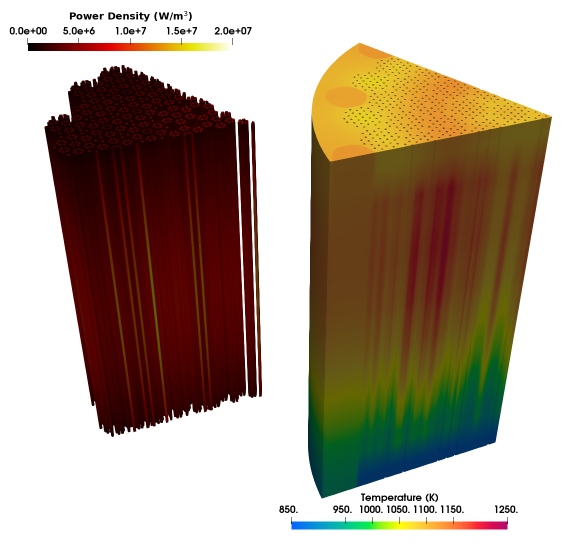
#> input picture doc/content/media/gcmr/FCMP/gcmr_ss.png, 1129 x 1093 px (shown at 1/2 size)
$ python coupling_domains.py gcmr_ss.png coupling_domains.png
#> lines starting #> are read from the running program, lines starting #| are printed output that depends on the picture
"""Compose a showcase figure for the GCMR core + BOP model:
3-D BISON temperature wedge (left) coupled to a redrawn THM Brayton-cycle plant (right).

Usage: python coupling_domains.py gcmr_ss.png coupling_domains.png
The wedge and colorbar are cropped from gcmr_ss.png (ParaView render of the baseline steady state).
"""
import sys
import numpy as np
import matplotlib
matplotlib.use("Agg")
import matplotlib.pyplot as plt
from matplotlib.patches import FancyBboxPatch, Polygon, FancyArrowPatch
from matplotlib.colors import ListedColormap, Normalize
from PIL import Image

src_path, out_path = sys.argv[1], sys.argv[2]
src = Image.open(src_path).convert("RGB")

# Wedge crop and the exact ParaView colormap sampled from the rendered colorbar
wedge = np.array(src.crop((600, 80, 1110, 960)))
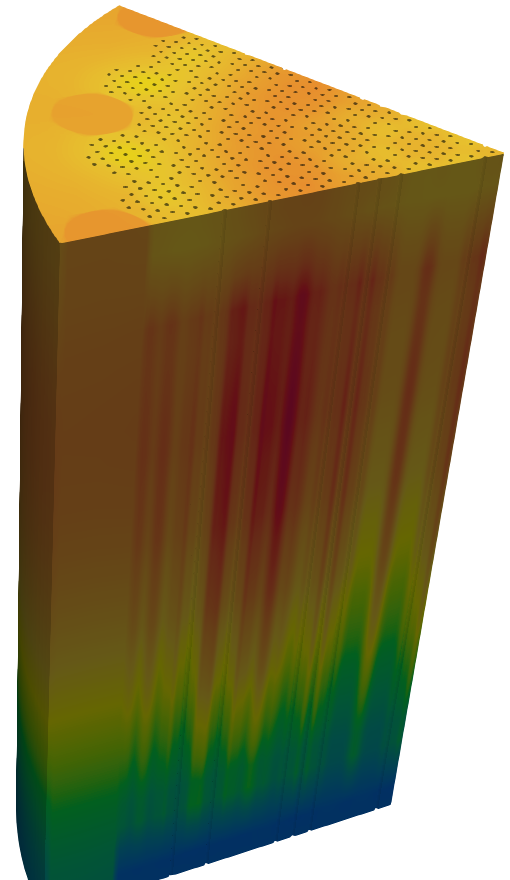
#> wedge: shape (880, 510, 3); mean R, G, B 143, 129, 85.9
bar = np.array(src.crop((550, 980, 1050, 1065)))[70]
#> bar = 500 rows, first 8: [255, 255, 255], [255, 255, 255], [255, 255, 255], [255, 255, 255], [255, 255, 255], [255, 255, 255], [255, 255, 255], [255, 255, 255]
nonwhite = np.where(bar.sum(axis=1) < 740)[0]
#> nonwhite = 432 values from 33 to 464
cmap = ListedColormap(bar[nonwhite[0] + 1:nonwhite[-1]] / 255.0)
norm = Normalize(850, 1250)

INK, MUTED, EDGE = "#1f2a36", "#5b6773", "#34495e"
HE, AIR = "#b83227", "#1f6fa8"
COMP = "#e9edf1"
AIR_COLD, AIR_WARM, AIR_HOT = "#8dbfe6", "#e8a556", "#d0583a"

fig = plt.figure(figsize=(16, 9), dpi=150, facecolor="white")

# ---------------- left: 3-D core wedge ----------------
ax_w = fig.add_axes([0.025, 0.12, 0.25, 0.73])
ax_w.imshow(wedge)
ax_w.axis("off")

ax_cb = fig.add_axes([0.045, 0.085, 0.21, 0.018])
cb = fig.colorbar(plt.cm.ScalarMappable(norm=norm, cmap=cmap), cax=ax_cb, orientation="horizontal")
cb.set_ticks([850, 950, 1050, 1150, 1250])
cb.outline.set_visible(False)
cb.ax.tick_params(labelsize=11, colors=INK, length=0, pad=4)
cb.set_label("Temperature (K)", fontsize=12, color=INK, labelpad=6)

TITLE_Y, SUB_Y = 0.935, 0.898
fig.text(0.15, TITLE_Y, "3-D core", ha="center", fontsize=21, weight="bold", color=INK)
fig.text(0.15, SUB_Y, "Griffin neutronics + BISON heat conduction", ha="center",
         fontsize=12.5, color=MUTED)
fig.text(0.665, TITLE_Y, "Balance of plant", ha="center", fontsize=21, weight="bold", color=INK)
fig.text(0.665, SUB_Y, "SAM + THM", ha="center", fontsize=12.5, color=MUTED)

# ---------------- right: plant schematic ----------------
ax = fig.add_axes([0.335, 0.03, 0.66, 0.86])
ax.set_xlim(0, 100)
ax.set_ylim(0, 60)
ax.set_aspect("equal")
ax.axis("off")

ax.add_patch(FancyBboxPatch((2, 2), 50, 54, boxstyle="round,pad=0,rounding_size=2.5",
                            fc="#fbefed", ec="none", zorder=0))
ax.add_patch(FancyBboxPatch((54, 2), 44, 54, boxstyle="round,pad=0,rounding_size=2.5",
                            fc="#ebf3fa", ec="none", zorder=0))
ax.text(5, 53, "Primary loop · helium", fontsize=15, weight="bold", color=HE, va="top")
ax.text(57, 53, "Secondary loop · air Brayton", fontsize=15, weight="bold", color=AIR, va="top")


def pipe(pts, color, lw=6.5, z=1):
    pts = np.array(pts)
    ax.plot(pts[:, 0], pts[:, 1], color=color, lw=lw, solid_capstyle="butt",
            solid_joinstyle="round", zorder=z)


def arrow(p0, p1):
    ax.add_patch(FancyArrowPatch(p0, p1, arrowstyle="-|>", mutation_scale=16, color=EDGE,
                                 lw=0, zorder=5))


def box(x, y, w, h, label, fc=COMP, fs=12, sub=None):
    ax.add_patch(FancyBboxPatch((x, y), w, h, boxstyle="round,pad=0,rounding_size=0.8",
                                fc=fc, ec=EDGE, lw=1.4, zorder=3))
    ax.text(x + w / 2, y + h / 2 + (1.0 if sub else 0), label, ha="center", va="center",
            fontsize=fs, color=INK, weight="bold", zorder=4)
    if sub:
        ax.text(x + w / 2, y + h / 2 - 1.4, sub, ha="center", va="center", fontsize=10,
                color=MUTED, zorder=4)


def tag(x, y, text, color):
    ax.text(x, y, text, fontsize=11.5, color="white", weight="bold", ha="center", va="center",
            zorder=6, bbox=dict(boxstyle="round,pad=0.35", fc=color, ec="none"))


# ---- primary loop ----
T_in, T_out = 797.0, 1050.0  # used only to colour the pipes/core (no numeric labels)
c_hot, c_cold = cmap(norm(T_out)), cmap(norm(T_in))
#> c_hot = (1, 0.996, 0.0196, 1); c_cold = (0.0196, 0.38, 1, 1)
core = (8, 12, 9, 28)

pipe([(12.5, 38), (12.5, 46), (32, 46), (32, 34.5), (40, 34.5)], c_hot)
pipe([(40, 31.5), (35, 31.5), (35, 12)], c_cold)
pipe([(32, 10.5), (12.5, 10.5), (12.5, 14)], c_cold)
arrow((19, 46), (24, 46))
arrow((35, 25), (35, 20))
arrow((25, 10.5), (20, 10.5))

grad = np.linspace(T_in, T_out, 256)[:, None]
ax.imshow(grad, extent=(core[0], core[0] + core[2], core[1], core[1] + core[3]),
          origin="lower", cmap=cmap, norm=norm, zorder=2, aspect="auto")
ax.add_patch(FancyBboxPatch(core[:2], core[2], core[3], boxstyle="round,pad=0,rounding_size=0.5",
                            fc="none", ec=EDGE, lw=1.6, zorder=3))
for xc in np.linspace(core[0] + 1.8, core[0] + core[2] - 1.8, 5):
    ax.plot([xc, xc], [core[1] + 1, core[1] + core[3] - 1], color="white", lw=0.9, alpha=0.6,
            zorder=3)
ax.text(core[0] + core[2] / 2, core[1] + core[3] / 2, "Core", rotation=90, ha="center",
        va="center", fontsize=15, weight="bold", color="white", zorder=4)

ax.add_patch(Polygon([(30, 7), (39, 8.5), (39, 12.5), (30, 14)], closed=True, fc=COMP, ec=EDGE,
                     lw=1.4, zorder=3))
ax.text(34.3, 10.5, "Pump", ha="center", va="center", fontsize=11.5, weight="bold", color=INK,
        zorder=4)
ax.plot([39, 42], [10.5, 10.5], color=EDGE, lw=3, zorder=2)
box(42, 7.8, 8, 5.4, "Motor", fs=11.5)

# ---- heat exchanger spanning both loops ----
box(38, 30, 22, 7, "Heat exchanger", fc="white", fs=12.5)

# ---- secondary loop: generator | turbine | compressor | motor on one shaft ----
SH = 40          # shaft height
TX, CX = 75, 84.5  # turbine / compressor centerlines
ax.plot([65, 93], [SH, SH], color=EDGE, lw=3.5, zorder=2)
turb = Polygon([(TX - 1.5, 45.5), (TX + 1.5, 45.5), (TX + 3.5, 34.5), (TX - 3.5, 34.5)],
               closed=True, fc=COMP, ec=EDGE, lw=1.4, zorder=3)
comp = Polygon([(CX - 3.5, 45.5), (CX + 3.5, 45.5), (CX + 1.5, 34.5), (CX - 1.5, 34.5)],
               closed=True, fc=COMP, ec=EDGE, lw=1.4, zorder=3)
ax.add_patch(turb)
ax.add_patch(comp)
box(61, 37.0, 8.6, 6.0, "Generator", fs=10.5)
box(89.5, 37.0, 8, 6.0, "Motor", fs=11)
ax.text(TX, SH - 0.3, "Turbine", rotation=90, ha="center", va="center", fontsize=11.5,
        weight="bold", color=INK, zorder=4)
ax.text(CX, SH - 0.3, "Compressor", rotation=90, ha="center", va="center", fontsize=11.5,
        weight="bold", color=INK, zorder=4)

box(62, 8, 24, 7, "Recuperator", fc="white", fs=12.5)

# All pipe ends run underneath the components (components are drawn on top).
# HX (hot air) -> turbine inlet
pipe([(57, 35), (57, 49), (TX, 49), (TX, 42)], AIR_HOT)
arrow((59.5, 49), (63, 49))
# turbine exhaust -> recuperator hot side
pipe([(TX - 2, 37), (TX - 2, 12)], AIR_WARM)
arrow((TX - 2, 26), (TX - 2, 21))
# ambient air -> compressor
pipe([(97, 49), (CX, 49), (CX, 42)], AIR_COLD)
arrow((93, 49), (89, 49))
ax.text(95.5, 51, "Air in", fontsize=11.5, color=AIR, weight="bold", ha="center")
# compressor -> recuperator cold side
pipe([(CX, 37), (CX, 12)], AIR_COLD)
arrow((CX, 26), (CX, 21))
# recuperator (preheated) -> HX
pipe([(64, 11.5), (57, 11.5), (57, 32)], AIR_WARM)
arrow((57, 18), (57, 23))
# recuperator -> exhaust stack
pipe([(84, 11.5), (92, 11.5), (92, 22)], AIR_COLD)
ax.add_patch(Polygon([(90.4, 22), (93.6, 22), (92, 24.6)], closed=True, fc=AIR_COLD, ec="none",
                     zorder=5))
arrow((92, 15), (92, 19))
ax.text(92, 25.6, "Exhaust", fontsize=11.5, color=AIR, weight="bold", ha="center")

# ---------------- coupling between the 3-D core and the loop ----------------
fig.patches.append(FancyArrowPatch((0.282, 0.52), (0.378, 0.52), transform=fig.transFigure,
                                   arrowstyle="-|>", mutation_scale=20, color=INK, lw=2))
fig.patches.append(FancyArrowPatch((0.378, 0.43), (0.282, 0.43), transform=fig.transFigure,
                                   arrowstyle="-|>", mutation_scale=20, color=INK, lw=2))
fig.text(0.330, 0.540, "channel heat\nsource", ha="center", va="bottom", fontsize=10.5,
         color=INK, linespacing=1.15)
fig.text(0.330, 0.410, "inlet T, v\noutlet P", ha="center", va="top", fontsize=10.5,
         color=INK, linespacing=1.15)

fig.savefig(out_path, dpi=150, facecolor="white")
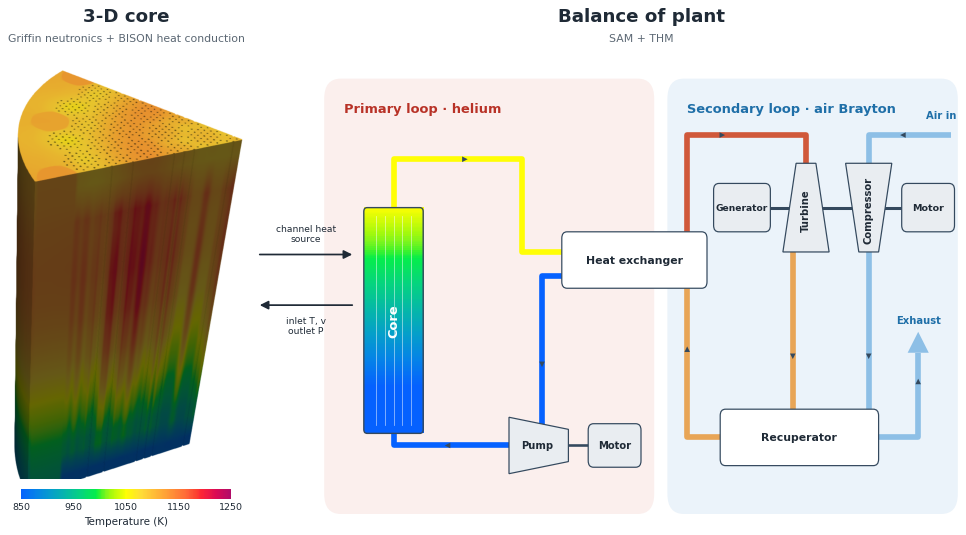
#> figure drawn by matplotlib, 3 panels
print("wrote", out_path)

$ run again, with doc/content/media/gcmr/FCMP/Blocks_for_PID_control.png copied over doc/content/media/gcmr/FCMP/gcmr_ss.png
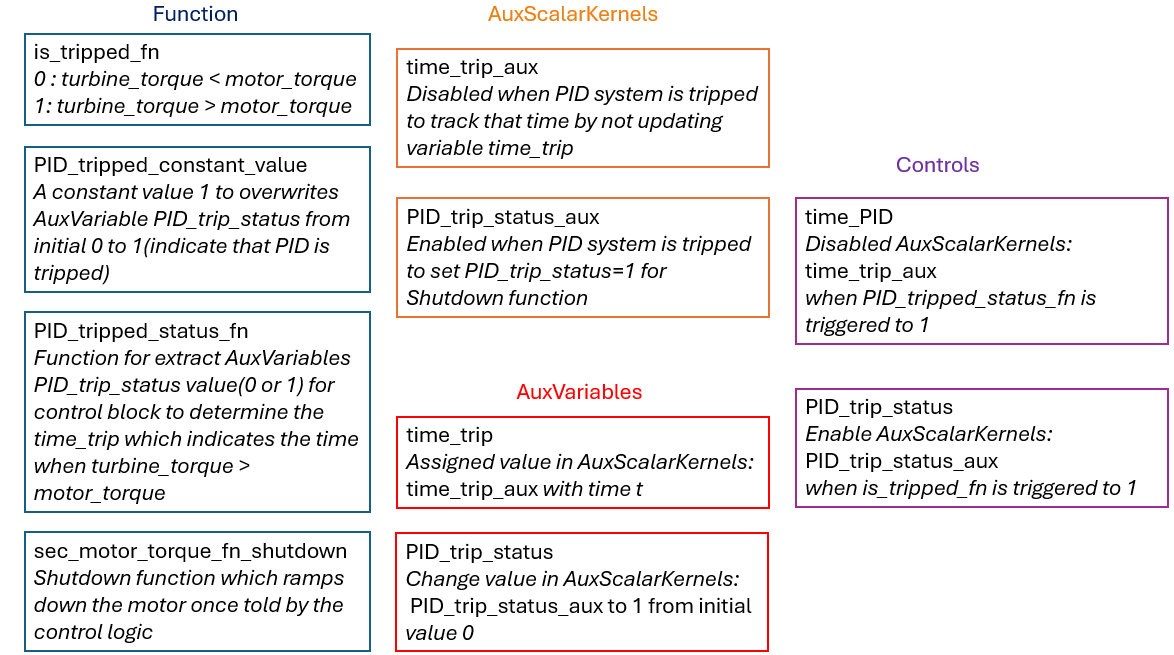
#> input picture doc/content/media/gcmr/FCMP/Blocks_for_PID_control.png, 1174 x 655 px
#> `wedge = np.array(src.crop((600, 80, 1110, 960)))`:
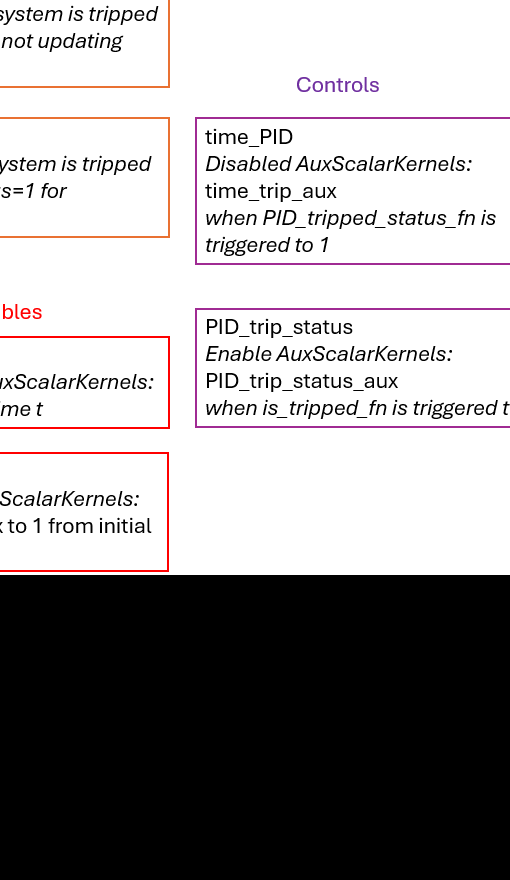
#> wedge: shape (880, 510, 3); mean R, G, B 159.4, 157, 157.6
#> bar = 500 rows, first 8: [0, 0, 0], [0, 0, 0], [0, 0, 0], [0, 0, 0], [0, 0, 0], [0, 0, 0], [0, 0, 0], [0, 0, 0]
#> nonwhite = 500 values from 0 to 499
#> c_hot = (0, 0, 0, 1)
#> `fig.savefig(out_path, dpi=150, facecolor="white")`:
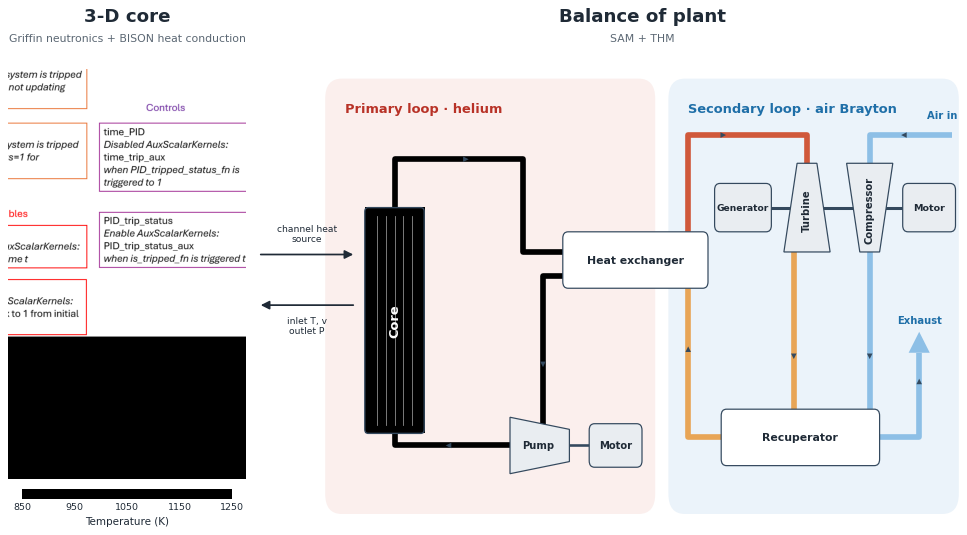
#> figure drawn by matplotlib, 3 panels

$ run again, with doc/content/media/gcmr/FCMP/Sketch_of_logic_for_PID.png copied over doc/content/media/gcmr/FCMP/gcmr_ss.png
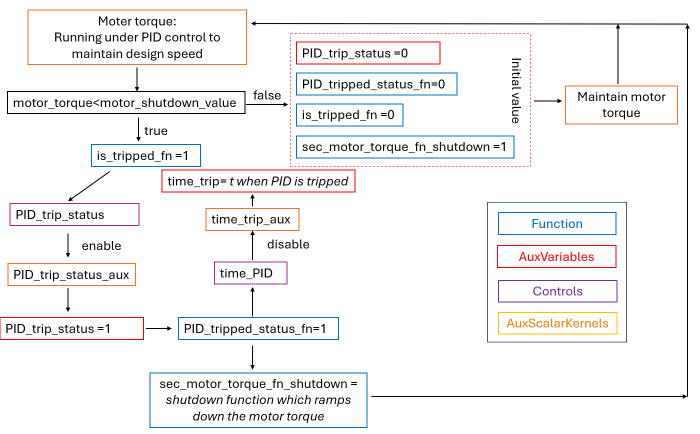
#> input picture doc/content/media/gcmr/FCMP/Sketch_of_logic_for_PID.png, 1399 x 868 px (shown at 1/2 size)
#> `wedge = np.array(src.crop((600, 80, 1110, 960)))`:
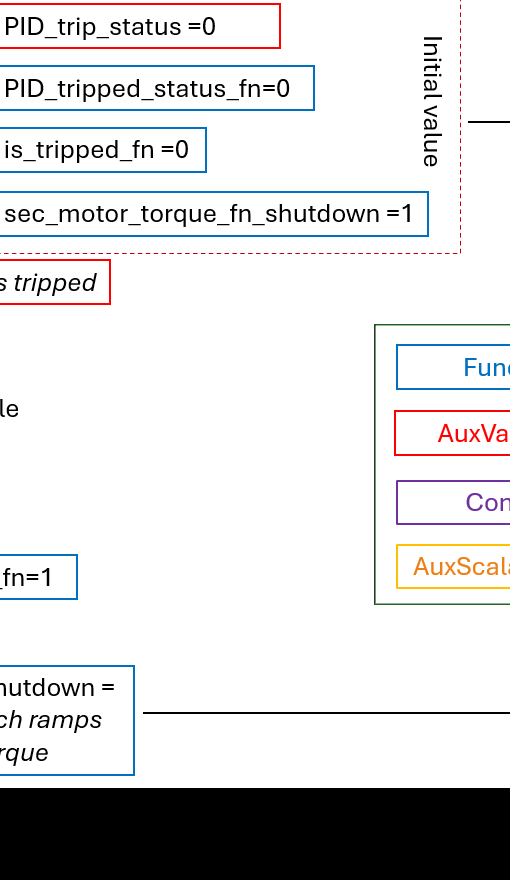
#> wedge: shape (880, 510, 3); mean R, G, B 219.4, 219, 219.8
#> bar = 500 rows, first 8: [0, 0, 0], [0, 0, 0], [0, 0, 0], [0, 0, 0], [0, 0, 0], [0, 0, 0], [0, 0, 0], [0, 0, 0]
#> nonwhite = 500 values from 0 to 499
#> c_hot = (0, 0, 0, 1)
#> `fig.savefig(out_path, dpi=150, facecolor="white")`:
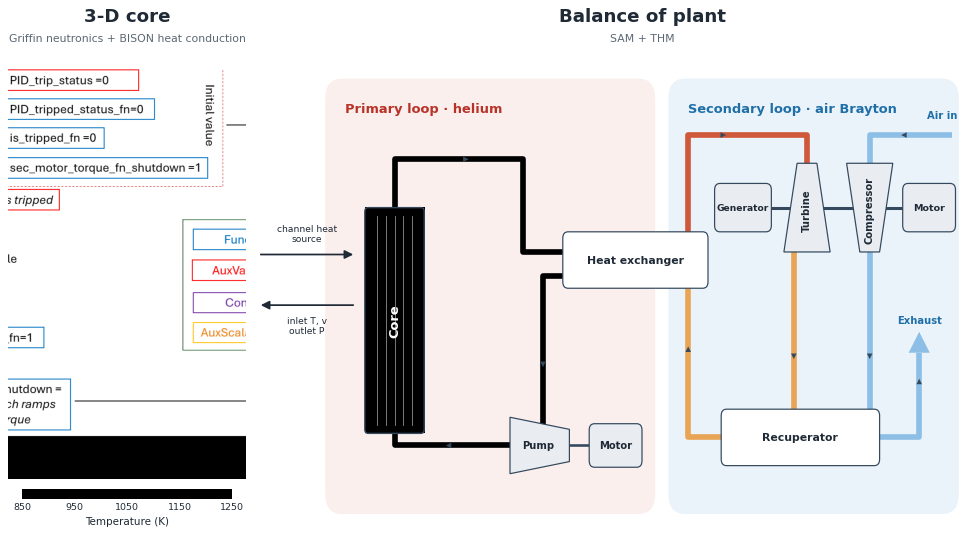
#> figure drawn by matplotlib, 3 panels
